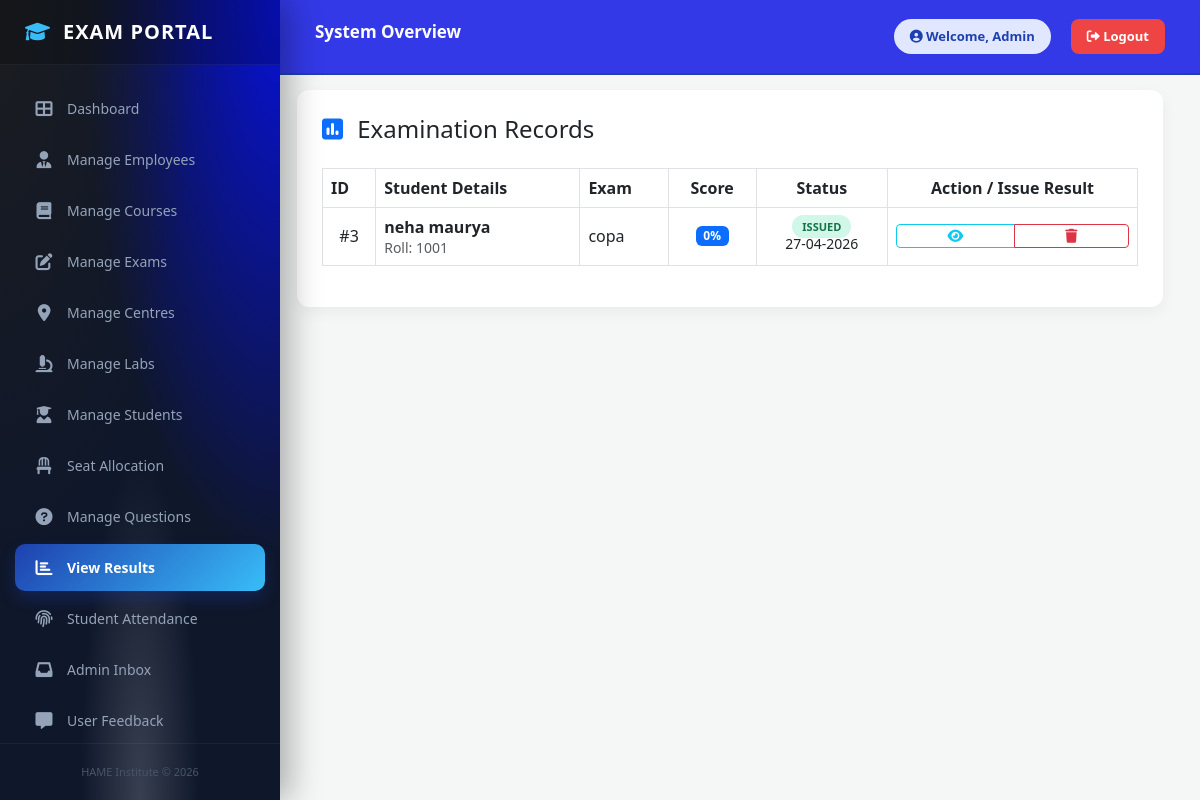
The page /admin/view_results.php on the database its author committed.
### tables this page shows
CREATE TABLE `exam_submissions` (
  `id` int(11) NOT NULL,
  `student_id` int(11) NOT NULL,
  `exam_id` int(11) NOT NULL,
  `total_questions` int(11) NOT NULL,
  `correct_ans` int(11) NOT NULL,
  `wrong_ans` int(11) NOT NULL,
  `score` int(11) NOT NULL,
  `status` varchar(20) DEFAULT 'Pending',
  `submitted_at` datetime DEFAULT current_timestamp(),
  `is_issued` tinyint(1) DEFAULT 0,
  `issued_at` datetime DEFAULT NULL
);

CREATE TABLE `students` (
  `student_id` int(11) NOT NULL,
  `name` varchar(100) DEFAULT NULL,
  `father_name` varchar(255) DEFAULT NULL,
  `email` varchar(100) DEFAULT NULL,
  `phone` varchar(15) DEFAULT NULL,
  `gender` varchar(10) DEFAULT NULL,
  `dob` date DEFAULT NULL,
  `roll_no` varchar(50) DEFAULT NULL,
  `password` varchar(255) DEFAULT NULL,
  `status` varchar(20) DEFAULT 'pending',
  `course` varchar(100) DEFAULT NULL,
  `address` text DEFAULT NULL,
  `photo` varchar(255) DEFAULT NULL,
  `created_at` timestamp NOT NULL DEFAULT current_timestamp(),
  `rejection_reason` text DEFAULT NULL
);

CREATE TABLE `exams` (
  `exam_id` int(11) NOT NULL,
  `exam_name` varchar(100) DEFAULT NULL,
  `subject_name` varchar(100) DEFAULT NULL,
  `exam_date` date DEFAULT NULL,
  `exam_time` time DEFAULT NULL,
  `exam_end_time` time DEFAULT NULL,
  `centre` varchar(100) DEFAULT NULL,
  `total_students` int(11) DEFAULT NULL,
  `status` varchar(20) DEFAULT 'Active',
  `course` varchar(100) DEFAULT NULL
);

### admin/view_results.php (the view, shortened to what this page needs)
<?php
include("../config.php");
include "sidebar.php";
$query = "SELECT res.*, s.name as student_name, s.roll_no, e.exam_name
          FROM exam_submissions res
          JOIN students s ON res.student_id = s.student_id
          JOIN exams e ON res.exam_id = e.exam_id
          ORDER BY res.submitted_at DESC";
$result = mysqli_query($conn, $query);
?>
<!DOCTYPE html>
<html lang="en">
<head>
    <link href="https://cdn.jsdelivr.net/npm/bootstrap@5.3.0/dist/css/bootstrap.min.css" rel="stylesheet">
    <link rel="stylesheet" href="https://cdnjs.cloudflare.com/ajax/libs/font-awesome/6.0.0/css/all.min.css">
</head>
<body>
<div class="main-wrapper">
    <div class="container-fluid">
        <div class="result-card">
            <h2 class="h4 mb-4 text-gray-800"><i class="fas fa-poll me-2 text-primary"></i> Examination Records</h2>
            <div class="table-responsive">
                <table class="table table-hover table-bordered align-middle">
                    <thead>
                        <tr>
                            <th>ID</th>
                            <th>Student Details</th>
                            <th>Exam</th>
                            <th class="text-center">Score</th>
                            <th class="text-center">Status</th>
                            <th class="text-center no-print" style="width: 250px;">Action / Issue Result</th>
                        </tr>
                    </thead>
                    <tbody>
                        <?php if(mysqli_num_rows($result) > 0) {
                            while($row = mysqli_fetch_assoc($result)) { ?>
                        <tr>
                            <td class="text-center">#<?php echo $row['id']; ?></td>
                            <td>
                                <b><?php echo htmlspecialchars($row['student_name']); ?></b><br>
                                <small class="text-muted">Roll: <?php echo $row['roll_no']; ?></small>
                            </td>
                            <td><?php echo htmlspecialchars($row['exam_name']); ?></td>
                            <td class="text-center"><span class="badge bg-primary"><?php echo $row['score']; ?>%</span></td>
                            <td class="text-center">
                                <?php if($row['is_issued'] == 1): ?>
                                    <span class="status-issued">ISSUED</span><br>
                                    <small><?php echo date('d-m-Y', strtotime($row['issued_at'])); ?></small>
                                <?php else: ?>
                                    <span class="status-pending">PENDING</span>
                                <?php endif; ?>
                            </td>
                            <td class="text-center no-print">
                                <div class="btn-group w-100">
                                    <a href="generate_result.php?submission_id=<?php echo $row['id']; ?>" class="btn btn-sm btn-outline-info"><i class="fas fa-eye"></i></a>
                                    <button class="btn btn-sm btn-outline-danger" onclick="confirmDelete(<?php echo $row['id']; ?>)"><i class="fas fa-trash"></i></button>
                                </div>
                            </td>
                        </tr>
                        <?php } } ?>
                    </tbody>
                </table>
            </div>
        </div>
    </div>
</div>
</body>
</html>

### admin/sidebar.php (style rules this page uses)
:root { --primary-blue: #1e40af; --dark-navy: #0f172a; --sky-accent: #38bdf8; --light-blue-bg: #f0f7ff; --sidebar-width: 280px; --topbar-height: 75px; }
* { box-sizing: border-box; }
body { margin: 0; padding: 0; font-family: 'Plus Jakarta Sans', sans-serif; background-color: #eef2ff; background-image: radial-gradient(at 0% 0%, rgba(15, 18, 28, 0.1) 0px, transparent 40%), radial-gradient(at 100% 0%, rgba(14, 26, 250, 0.1) 0px, transparent 40%), radial-gradient(at 50% 100%, rgba(219, 234, 254, 1) 0px, transparent 50%); background-attachment: fixed; min-height: 100vh; }

### admin/view_results.php (style rules this page uses)
.main-wrapper { margin-left: 260px; padding: 90px 25px; background-color: #f4f7f6; min-height: 100vh; }
.result-card { background: white; border-radius: 12px; box-shadow: 0 5px 15px rgba(0,0,0,0.05); padding: 25px; }
.table thead { background-color: #2b5a9e; color: white; }
.status-issued { background-color: #d1f7e8; color: #157347; padding: 4px 10px; border-radius: 20px; font-size: 11px; font-weight: bold; }

### rows shown on the page
exam_submissions: id "3", student.name "neha maurya", student.roll_no "1001", exam.exam_name "copa", score "0", issued_at "27-04-2026"
